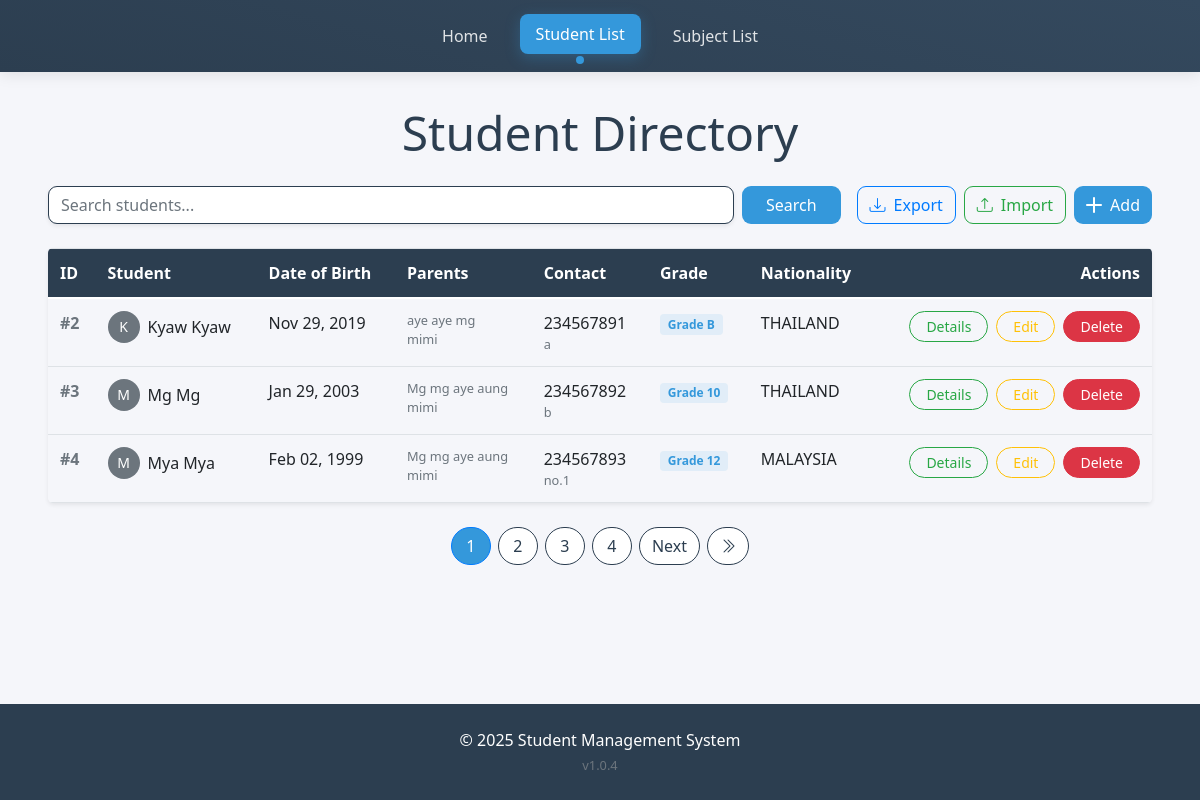
/management/, run on an earlier commit of the app's database.
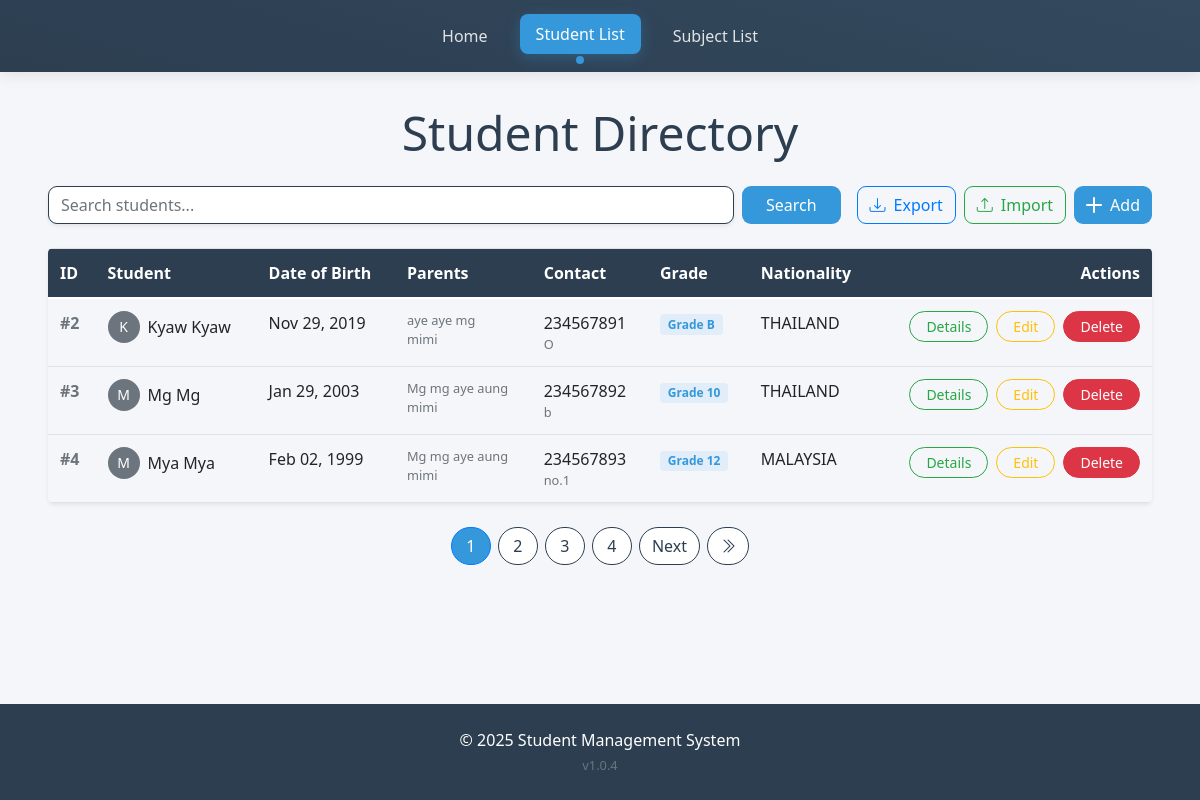
And on a later commit of the database.
### student_app/models.py (models this page shows, shortened)
class Student(models.Model):
    name = models.CharField(max_length=100)
    dob = models.DateField()  # Date of Birth
    nrc = models.CharField(max_length=50, unique=True)  # National Registration Card number (assuming it's unique)
    father_name = models.CharField(max_length=100)
    mother_name = models.CharField(max_length=100)
    phone = models.CharField(max_length=15)  # Phone number
    address = models.TextField()  # Long address details
    grade = models.CharField(max_length=10)  # Grade (A, B, etc.)
    country = models.CharField(max_length=100)
    class Meta:
        verbose_name = "Student"
        verbose_name_plural = "Students"

### student_app/views.py (the view)
# urls.py: path('', views.student_list, name='student_list'),  # Home page or Student List page
def student_list(request):
    query = request.GET.get('q', '')  # Get the search query from the URL
    students = Student.objects.all()
    if query:
        students = students.filter(name__icontains=query)  # Filter students by name (case-insensitive)
    paginator = Paginator(students, 3)  # Show 10 students per page
    page_number = request.GET.get('page')
    page_obj = paginator.get_page(page_number)
    return render(request, 'student/student_list.html', {'page_obj': page_obj, 'query': query})

### templates/student/student_list.html (shortened to what the changed rows need)
{% extends 'base.html' %}
{% block content %}
<div class="container-main">
  <h2 class="display-5 text-center mb-4" style="color: var(--primary-color);">Student Directory</h2>
  <div class="table-responsive rounded-3 shadow-sm d-none d-md-block">
    <table class="table table-hover align-middle mb-0">
      <thead class="sticky-top" style="background: var(--primary-color); color: white;">
        <tr>
          <th>ID</th>
          <th>Student</th>
          <th>Date of Birth</th>
          <th>Parents</th>
          <th>Contact</th>
          <th>Grade</th>
          <th>Nationality</th>
          <th class="text-end">Actions</th>
        </tr>
      </thead>
      <tbody>
        {% for student in page_obj %}
        <tr style="cursor: pointer; ">
          <td class="fw-bold text-muted">#{{ student.id }}</td>
          <td>
            <div class="d-flex align-items-center gap-2">
              <div
                class="avatar-sm bg-secondary text-white rounded-circle d-flex align-items-center justify-content-center">
                {{ student.name|first }}
              </div>
              {{ student.name }}
            </div>
          </td>
          <td>{{ student.dob|date:"M d, Y" }}</td>
          <td>
            <div class="text-muted small">
              <div>{{ student.father_name }}</div>
              <div>{{ student.mother_name }}</div>
            </div>
          </td>
          <td>
            <div class="text-nowrap">
              <div>{{ student.phone }}</div>
              <div class="text-muted small">{{ student.address|truncatechars:20 }}</div>
            </div>
          </td>
          <td>
            <span class="badge bg-primary-subtle text-primary">
              Grade {{ student.grade }}
            </span>
          </td>
          <td>{{ student.country|upper }}</td>
          <td class="text-end">
            <div class="d-flex gap-2 justify-content-end">
              <a href="{% url 'student_detail' student.id %}" class="btn btn-sm btn-outline-success px-3"
                style="border-radius: 20px;">
                Details
              </a>
              <a href="{% url 'edit_student' student.id %}" class="btn btn-sm btn-outline-warning px-3"
                style="border-radius: 20px;">
                Edit
              </a>
              <a href="{% url 'delete_student' student.id %}" class="btn btn-sm btn-danger px-3"
                style="border-radius: 20px;">
                Delete
              </a>
            </div>
          </td>
        </tr>
        {% endfor %}
      </tbody>
    </table>
  </div>
</div>
{% endblock %}

What changed in the data, as far as the page shows it:
changed Student "Kyaw Kyaw": address "a" → "O"
